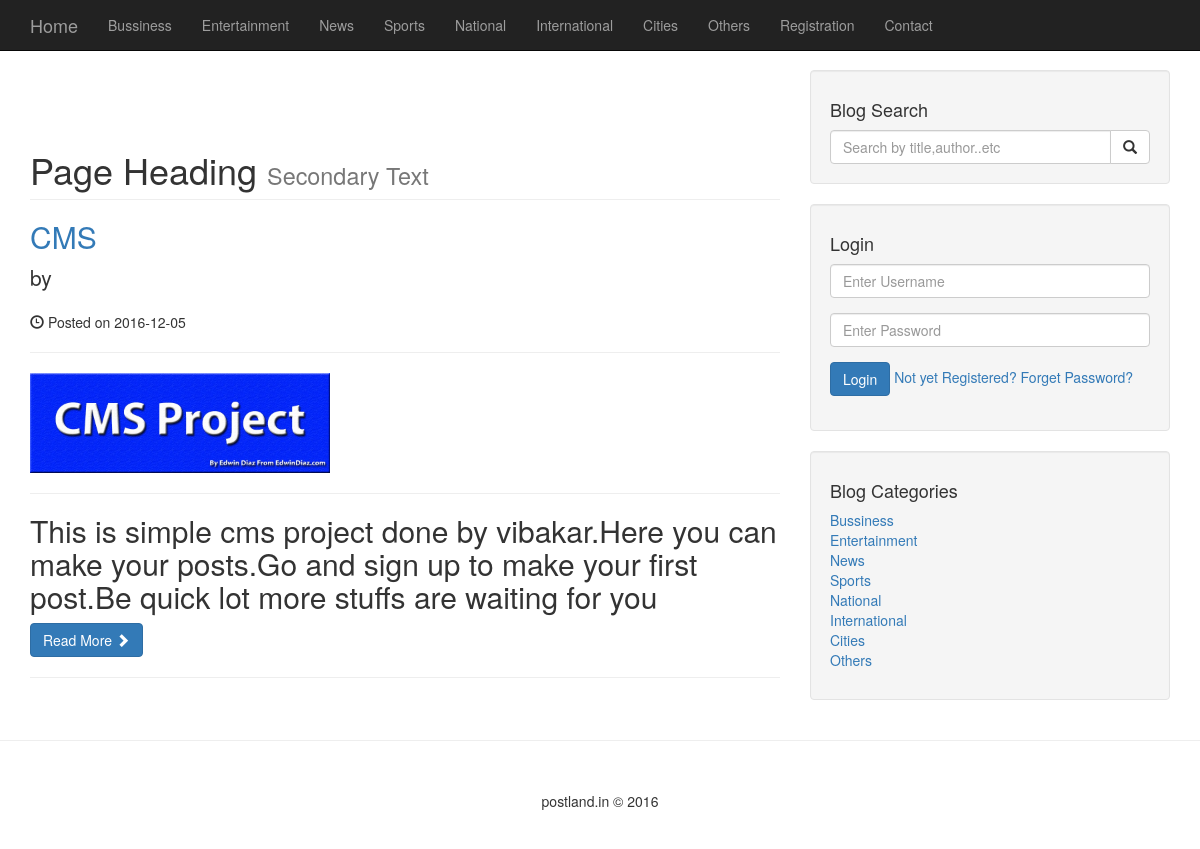
/index_old.php, run on the app's committed database.
### tables this page shows
CREATE TABLE `categories` (
  `cat_id` int(3) NOT NULL,
  `cat_title` varchar(250) NOT NULL
);

CREATE TABLE `posts` (
  `post_id` int(3) NOT NULL,
  `post_category_id` int(3) NOT NULL,
  `post_title` varchar(250) NOT NULL,
  `post_by` varchar(250) NOT NULL,
  `post_user` varchar(255) NOT NULL,
  `post_date` date NOT NULL,
  `post_image` text NOT NULL,
  `post_content` text NOT NULL,
  `post_tags` varchar(255) NOT NULL,
  `post_comment_count` int(10) NOT NULL,
  `post_status` varchar(255) NOT NULL DEFAULT 'drafts',
  `post_view_count` int(11) NOT NULL
);

### index_old.php (the view, shortened to what this page needs)
<?php include './includes/header.php'; ?>
<?php include './includes/navigation.php'; ?>
<?php include './includes/db.php'; ?>
<div class="container">
    <div class="row">
        <div class="col-md-8">
            <br><br>
            <h1 class="page-header">
                Page Heading
                <small>Secondary Text</small>
            </h1>
            <?php
            $sql = "SELECT * FROM posts WHERE post_status='published'";
            $result = mysqli_query($con, $sql);
            while ($row = mysqli_fetch_assoc($result)) {
                $post_id = $row['post_id'];
                $post_title = $row['post_title'];
                $post_author = $row['post_author'];
                $post_image = $row['post_image'];
                $post_date = $row['post_date'];
                $post_content = substr($row['post_content'],0,500);
                ?>
                <h2>
                    <a href="post.php?p_id=<?php echo $post_id; ?>"><?php echo $post_title; ?></a>
                </h2>
                <p class="lead">
                    by <a href="author_posts.php?p_id=<?php echo $post_id; ?>&author=<?php echo $post_author; ?>"><?php echo $post_author; ?></a>
                </p>
                <p><span class="glyphicon glyphicon-time"></span> Posted on <?php echo $post_date; ?></p>
                <hr>
                <a href="post.php?p_id=<?php echo $post_id; ?>">
                <img class="img-responsive" src="images/<?php echo $post_image; ?>" width="300" height="200" alt="image not found">
                </a>
                <hr>
                <p><?php echo $post_content; ?></p>
                <a class="btn btn-primary" href="post.php?p_id=<?php echo $post_id; ?>">Read More <span class="glyphicon glyphicon-chevron-right"></span></a>
                <hr>
                <?php
            }
            ?>
        </div>
        <?php include 'includes/sidebar.php'; ?>
    </div>
</div>
<hr>
<?php include './includes/footer.php'; ?>

### includes/navigation.php (shortened to what this page needs)
<?php include 'db.php'; ?>
<nav class="navbar navbar-inverse navbar-fixed-top" role="navigation">
    <div class="container">
        <div class="navbar-header">
            <a class="navbar-brand" href="index.php">Home</a>
        </div>
        <div class="collapse navbar-collapse" id="bs-example-navbar-collapse-1">
            <ul class="nav navbar-nav">
                <?php
                $sql = "SELECT * FROM categories";
                $result = mysqli_query($con, $sql);
                while ($row = mysqli_fetch_assoc($result)) {
                    $category_id = $row['cat_id'];
                    $categories = $row['cat_title'];
                    $category_class = '';
                    $registration_class = '';
                    $contact_class = '';
                    echo "<li class='$category_class'><a href='category.php?category=$category_id'>$categories</a></li>";
                }
                ?>
                <li class='<?php echo $registration_class; ?>'><a href="./registration.php">Registration</a></li>
                <li class='<?php echo $contact_class; ?>'><a href="./contact.php">Contact</a></li>
            </ul>
        </div>
    </div>
</nav>

### includes/sidebar.php (shortened to what this page needs)
<?php include 'db.php'; ?>
<div class="col-md-4">
    <div class="well">
        <h4>Blog Search</h4>
        <form action="search.php" method="post">
            <div class="input-group">
                <input type="text" class="form-control" name="search" placeholder="Search by title,author..etc" required />
                <span class="input-group-btn">
                    <button class="btn btn-default" type="submit" name="submit">
                        <span class="glyphicon glyphicon-search"></span>
                    </button>
                </span>
            </div>
        </form>
    </div>
    <div class="well">
        <?php
        if (isset($_SESSION['user_role'])) {
            ?>
            <h4>Logged in as <?php echo $_SESSION['username'] ?></h4>
            <a href="includes/logout.php" class = "btn btn-primary">Logout</a>
        <?php } else { ?>
            <h4>Login</h4>
            <form action = "includes/login.php" method = "post">
                <div class = "form-group">
                    <input type = "text" class = "form-control" name = "username" placeholder = "Enter Username" required/>
                </div>
                <div class = "form-group">
                    <input type = "password" class = "form-control" name = "password" placeholder = "Enter Password" required/>
                </div>
                <div class = "form-group">
                    <input type = "submit" class = "btn btn-primary" name = "login" value = "Login"/>
                   <a href = "./registration.php">Not yet Registered?</a>
                   <a href = "./forget_password.php">Forget Password?</a>
                </div>
            </form>
        <?php }
        ?>
    </div>
    <div class="well">
        <h4>Blog Categories</h4>
        <div class="row">
            <div class="col-lg-6">
                <ul class="list-unstyled">
                    <?php
                    $sql = "SELECT * FROM categories";
                    $result = mysqli_query($con, $sql);
                    while ($row = mysqli_fetch_assoc($result)) {
                        $cat_title = $row['cat_title'];
                        $cat_id = $row['cat_id'];
                        echo "<li><a href='category.php?category=$cat_id'>$cat_title</a></li>";
                    }
                    ?>
                </ul>
            </div>
        </div>
    </div>
</div>

### css/blog-home.css (style rules this page uses)
body { padding-top: 70px; }

### data on the page
categories: cat_title "Bussiness"
categories: cat_title "Entertainment"
categories: cat_title "News"
categories: cat_title "Sports"
categories: cat_title "National"
categories: cat_title "International"
categories: cat_title "Cities"
categories: cat_title "Others"
posts: post_title "CMS", post_date "2016-12-05", post_image (picture), post_content "This is simple cms project done by vibakar.Here you can make your posts.Go and sign up to make your first post.Be quick lot more stuffs are waiting for you"
